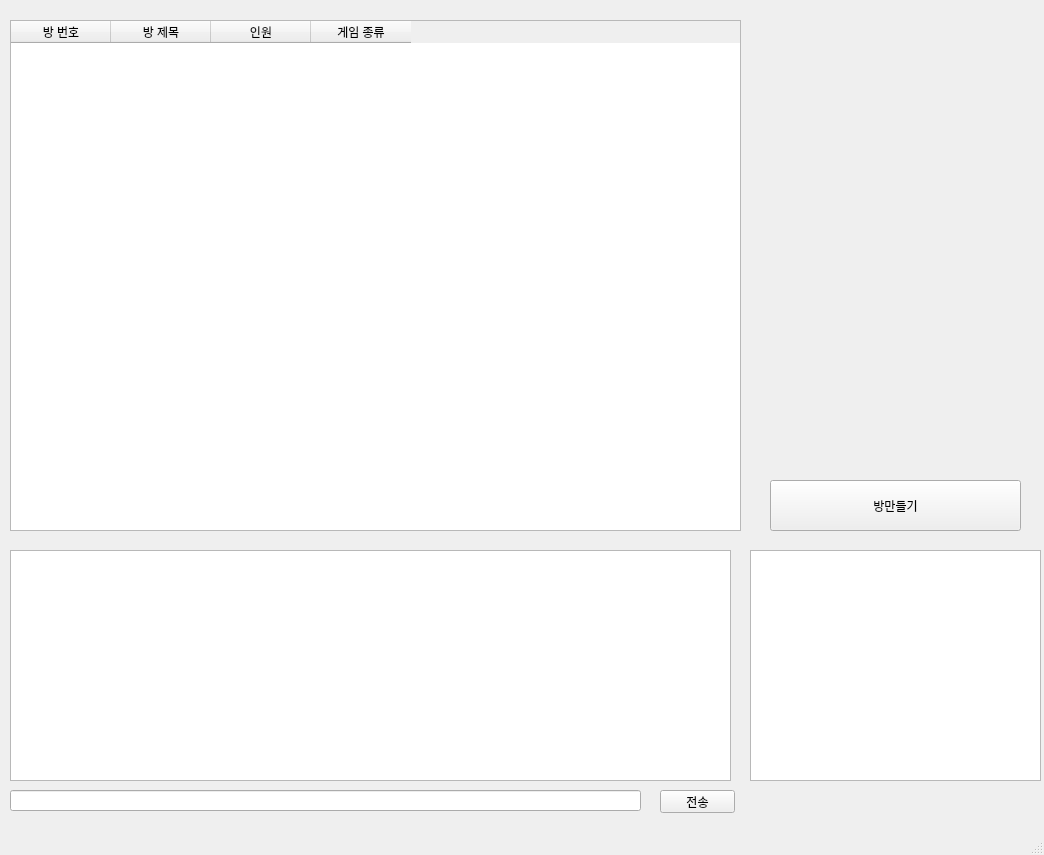
<?xml version="1.0" encoding="UTF-8"?>
<ui version="4.0">
 <class>MainWindow</class>
 <widget class="QMainWindow" name="MainWindow">
  <property name="geometry">
   <rect>
    <x>0</x>
    <y>0</y>
    <width>1044</width>
    <height>855</height>
   </rect>
  </property>
  <property name="windowTitle">
   <string>MainWindow</string>
  </property>
  <widget class="QWidget" name="centralwidget">
   <widget class="QStackedWidget" name="login_SW">
    <property name="geometry">
     <rect>
      <x>0</x>
      <y>0</y>
      <width>1041</width>
      <height>831</height>
     </rect>
    </property>
    <property name="currentIndex">
     <number>2</number>
    </property>
    <widget class="QWidget" name="page">
     <widget class="QPushButton" name="signup_Button">
      <property name="geometry">
       <rect>
        <x>170</x>
        <y>340</y>
        <width>281</width>
        <height>51</height>
       </rect>
      </property>
      <property name="font">
       <font>
        <family>GyeonggiBatang</family>
        <pointsize>15</pointsize>
        <weight>50</weight>
        <italic>false</italic>
        <bold>false</bold>
       </font>
      </property>
      <property name="styleSheet">
       <string notr="true">QPushButton{
	font: 15pt &quot;GyeonggiBatang&quot;;
	color: rgb(251, 86, 7);
	background-color: white;
	border: 2px solid rgb(251, 86, 7);
	border-radius: 5px;
}</string>
      </property>
      <property name="text">
       <string>회원가입</string>
      </property>
     </widget>
     <widget class="QPushButton" name="login_Button">
      <property name="geometry">
       <rect>
        <x>170</x>
        <y>280</y>
        <width>281</width>
        <height>51</height>
       </rect>
      </property>
      <property name="font">
       <font>
        <family>GyeonggiBatang</family>
        <pointsize>15</pointsize>
        <weight>50</weight>
        <italic>false</italic>
        <bold>false</bold>
       </font>
      </property>
      <property name="styleSheet">
       <string notr="true">QPushButton{
	font: 15pt &quot;GyeonggiBatang&quot;;
	color: white;
	background-color: rgb(251, 86, 7);
	border-radius: 5px;
}</string>
      </property>
      <property name="text">
       <string>로그인</string>
      </property>
     </widget>
     <widget class="QLineEdit" name="login_id_lineEdit">
      <property name="geometry">
       <rect>
        <x>175</x>
        <y>110</y>
        <width>281</width>
        <height>41</height>
       </rect>
      </property>
      <property name="text">
       <string/>
      </property>
     </widget>
     <widget class="QLineEdit" name="login_pw_lineEdit">
      <property name="geometry">
       <rect>
        <x>175</x>
        <y>170</y>
        <width>281</width>
        <height>41</height>
       </rect>
      </property>
      <property name="text">
       <string/>
      </property>
      <property name="echoMode">
       <enum>QLineEdit::Password</enum>
      </property>
     </widget>
     <widget class="QLabel" name="sh_label_3">
      <property name="geometry">
       <rect>
        <x>90</x>
        <y>185</y>
        <width>71</width>
        <height>20</height>
       </rect>
      </property>
      <property name="styleSheet">
       <string notr="true">font: 15pt &quot;GyeonggiBatang&quot;;</string>
      </property>
      <property name="text">
       <string>비밀번호</string>
      </property>
     </widget>
     <widget class="QLabel" name="sh_label_2">
      <property name="geometry">
       <rect>
        <x>95</x>
        <y>125</y>
        <width>56</width>
        <height>12</height>
       </rect>
      </property>
      <property name="styleSheet">
       <string notr="true">font: 15pt &quot;경기천년바탕 Regular&quot;;</string>
      </property>
      <property name="text">
       <string>아이디</string>
      </property>
     </widget>
     <widget class="QLabel" name="sh_label">
      <property name="geometry">
       <rect>
        <x>255</x>
        <y>35</y>
        <width>91</width>
        <height>41</height>
       </rect>
      </property>
      <property name="styleSheet">
       <string notr="true">font: 22pt &quot;경기천년바탕 Regular&quot;;</string>
      </property>
      <property name="text">
       <string>&lt;html&gt;&lt;head/&gt;&lt;body&gt;&lt;p align=&quot;center&quot;&gt;&lt;span style=&quot; font-size:22pt;&quot;&gt;로그인&lt;/span&gt;&lt;/p&gt;&lt;/body&gt;&lt;/html&gt;</string>
      </property>
     </widget>
     <widget class="QPushButton" name="Home1_Button">
      <property name="geometry">
       <rect>
        <x>475</x>
        <y>40</y>
        <width>91</width>
        <height>41</height>
       </rect>
      </property>
      <property name="styleSheet">
       <string notr="true">QPushButton{
	font: 13pt &quot;GyeonggiBatang&quot;;
	color: white;
	background-color: rgb(251, 86, 7);
	border-radius: 5px;
}</string>
      </property>
      <property name="text">
       <string>HOME</string>
      </property>
     </widget>
    </widget>
    <widget class="QWidget" name="page_3">
     <widget class="QLabel" name="sh_label_7">
      <property name="geometry">
       <rect>
        <x>210</x>
        <y>8</y>
        <width>151</width>
        <height>41</height>
       </rect>
      </property>
      <property name="styleSheet">
       <string notr="true">font: 22pt &quot;GyeonggiBatang&quot;;
</string>
      </property>
      <property name="text">
       <string>&lt;html&gt;&lt;head/&gt;&lt;body&gt;&lt;p align=&quot;center&quot;&gt;&lt;span style=&quot; font-size:22pt;&quot;&gt;회원가입&lt;/span&gt;&lt;/p&gt;&lt;/body&gt;&lt;/html&gt;</string>
      </property>
     </widget>
     <widget class="QLabel" name="sh_label_8">
      <property name="geometry">
       <rect>
        <x>80</x>
        <y>148</y>
        <width>61</width>
        <height>16</height>
       </rect>
      </property>
      <property name="styleSheet">
       <string notr="true">font: 15pt &quot;GyeonggiBatang&quot;;</string>
      </property>
      <property name="text">
       <string>&lt;html&gt;&lt;head/&gt;&lt;body&gt;&lt;p align=&quot;center&quot;&gt;&lt;span style=&quot; font-size:11pt;&quot;&gt;아이디&lt;/span&gt;&lt;/p&gt;&lt;/body&gt;&lt;/html&gt;</string>
      </property>
     </widget>
     <widget class="QLabel" name="sh_label_9">
      <property name="geometry">
       <rect>
        <x>80</x>
        <y>198</y>
        <width>71</width>
        <height>16</height>
       </rect>
      </property>
      <property name="styleSheet">
       <string notr="true">font: 15pt &quot;GyeonggiBatang&quot;;</string>
      </property>
      <property name="text">
       <string>&lt;html&gt;&lt;head/&gt;&lt;body&gt;&lt;p align=&quot;center&quot;&gt;&lt;span style=&quot; font-size:11pt;&quot;&gt;비밀번호&lt;/span&gt;&lt;/p&gt;&lt;/body&gt;&lt;/html&gt;</string>
      </property>
     </widget>
     <widget class="QLabel" name="sh_label_10">
      <property name="geometry">
       <rect>
        <x>63</x>
        <y>248</y>
        <width>101</width>
        <height>16</height>
       </rect>
      </property>
      <property name="styleSheet">
       <string notr="true">font: 15pt &quot;GyeonggiBatang&quot;;</string>
      </property>
      <property name="text">
       <string>&lt;html&gt;&lt;head/&gt;&lt;body&gt;&lt;p align=&quot;center&quot;&gt;&lt;span style=&quot; font-size:11pt;&quot;&gt;비밀번호 확인&lt;/span&gt;&lt;/p&gt;&lt;/body&gt;&lt;/html&gt;</string>
      </property>
     </widget>
     <widget class="QLabel" name="sh_label_13">
      <property name="geometry">
       <rect>
        <x>80</x>
        <y>98</y>
        <width>65</width>
        <height>17</height>
       </rect>
      </property>
      <property name="styleSheet">
       <string notr="true">font: 15pt &quot;GyeonggiBatang&quot;;</string>
      </property>
      <property name="text">
       <string>&lt;html&gt;&lt;head/&gt;&lt;body&gt;&lt;p align=&quot;center&quot;&gt;&lt;span style=&quot; font-size:11pt;&quot;&gt;이름&lt;/span&gt;&lt;/p&gt;&lt;/body&gt;&lt;/html&gt;</string>
      </property>
     </widget>
     <widget class="QLineEdit" name="id_lineEdit">
      <property name="geometry">
       <rect>
        <x>190</x>
        <y>138</y>
        <width>241</width>
        <height>41</height>
       </rect>
      </property>
      <property name="text">
       <string/>
      </property>
     </widget>
     <widget class="QLineEdit" name="pw_lineEdit">
      <property name="geometry">
       <rect>
        <x>190</x>
        <y>188</y>
        <width>241</width>
        <height>41</height>
       </rect>
      </property>
      <property name="echoMode">
       <enum>QLineEdit::Password</enum>
      </property>
     </widget>
     <widget class="QLineEdit" name="pw2_lineEdit">
      <property name="geometry">
       <rect>
        <x>190</x>
        <y>238</y>
        <width>241</width>
        <height>41</height>
       </rect>
      </property>
      <property name="echoMode">
       <enum>QLineEdit::Password</enum>
      </property>
     </widget>
     <widget class="QLineEdit" name="name_lineEdit">
      <property name="geometry">
       <rect>
        <x>190</x>
        <y>78</y>
        <width>241</width>
        <height>41</height>
       </rect>
      </property>
     </widget>
     <widget class="QPushButton" name="duplication_Button">
      <property name="geometry">
       <rect>
        <x>450</x>
        <y>140</y>
        <width>101</width>
        <height>41</height>
       </rect>
      </property>
      <property name="styleSheet">
       <string notr="true">QPushButton{
	font: 11pt &quot;GyeonggiBatang&quot;;
	color: white;
	background-color: rgb(251, 86, 7);
	border-radius: 5px;
}</string>
      </property>
      <property name="text">
       <string>중복확인</string>
      </property>
     </widget>
     <widget class="QPushButton" name="Home2_Button">
      <property name="geometry">
       <rect>
        <x>90</x>
        <y>340</y>
        <width>161</width>
        <height>51</height>
       </rect>
      </property>
      <property name="styleSheet">
       <string notr="true">QPushButton{
	font: 12pt &quot;GyeonggiBatang&quot;;
	color: rgb(251, 86, 7);
	background-color: white;
	border: 2px solid rgb(251, 86, 7);
	border-radius: 5px;
}</string>
      </property>
      <property name="text">
       <string>로그인 페이지로</string>
      </property>
     </widget>
     <widget class="QPushButton" name="join_Button">
      <property name="geometry">
       <rect>
        <x>320</x>
        <y>340</y>
        <width>161</width>
        <height>51</height>
       </rect>
      </property>
      <property name="styleSheet">
       <string notr="true">QPushButton{
	font: 12pt &quot;GyeonggiBatang&quot;;
	color: white;
	background-color: rgb(251, 86, 7);
	border-radius: 5px;
}</string>
      </property>
      <property name="text">
       <string>가입하기</string>
      </property>
     </widget>
    </widget>
    <widget class="QWidget" name="page_5">
     <widget class="QTableWidget" name="tableWidget_3">
      <property name="geometry">
       <rect>
        <x>10</x>
        <y>20</y>
        <width>731</width>
        <height>511</height>
       </rect>
      </property>
      <column>
       <property name="text">
        <string>방 번호</string>
       </property>
      </column>
      <column>
       <property name="text">
        <string>방 제목</string>
       </property>
      </column>
      <column>
       <property name="text">
        <string>인원</string>
       </property>
      </column>
      <column>
       <property name="text">
        <string>게임 종류</string>
       </property>
      </column>
     </widget>
     <widget class="QPushButton" name="create_room_btn">
      <property name="geometry">
       <rect>
        <x>770</x>
        <y>480</y>
        <width>251</width>
        <height>51</height>
       </rect>
      </property>
      <property name="text">
       <string>방만들기</string>
      </property>
     </widget>
     <widget class="QLineEdit" name="lineEdit">
      <property name="geometry">
       <rect>
        <x>10</x>
        <y>790</y>
        <width>631</width>
        <height>21</height>
       </rect>
      </property>
     </widget>
     <widget class="QPushButton" name="message_send_btn">
      <property name="geometry">
       <rect>
        <x>660</x>
        <y>790</y>
        <width>75</width>
        <height>23</height>
       </rect>
      </property>
      <property name="text">
       <string>전송</string>
      </property>
     </widget>
     <widget class="QTextBrowser" name="textBrowser">
      <property name="geometry">
       <rect>
        <x>10</x>
        <y>550</y>
        <width>721</width>
        <height>231</height>
       </rect>
      </property>
     </widget>
     <widget class="QTableWidget" name="tableWidget">
      <property name="geometry">
       <rect>
        <x>750</x>
        <y>550</y>
        <width>291</width>
        <height>231</height>
       </rect>
      </property>
      <attribute name="horizontalHeaderVisible">
       <bool>false</bool>
      </attribute>
      <attribute name="verticalHeaderVisible">
       <bool>false</bool>
      </attribute>
     </widget>
    </widget>
    <widget class="QWidget" name="page_6">
     <widget class="QLabel" name="label">
      <property name="geometry">
       <rect>
        <x>20</x>
        <y>10</y>
        <width>311</width>
        <height>181</height>
       </rect>
      </property>
      <property name="text">
       <string>게임 페이지</string>
      </property>
     </widget>
    </widget>
   </widget>
  </widget>
  <widget class="QMenuBar" name="menubar">
   <property name="geometry">
    <rect>
     <x>0</x>
     <y>0</y>
     <width>1044</width>
     <height>21</height>
    </rect>
   </property>
  </widget>
  <widget class="QStatusBar" name="statusbar"/>
 </widget>
 <resources/>
 <connections/>
</ui>
